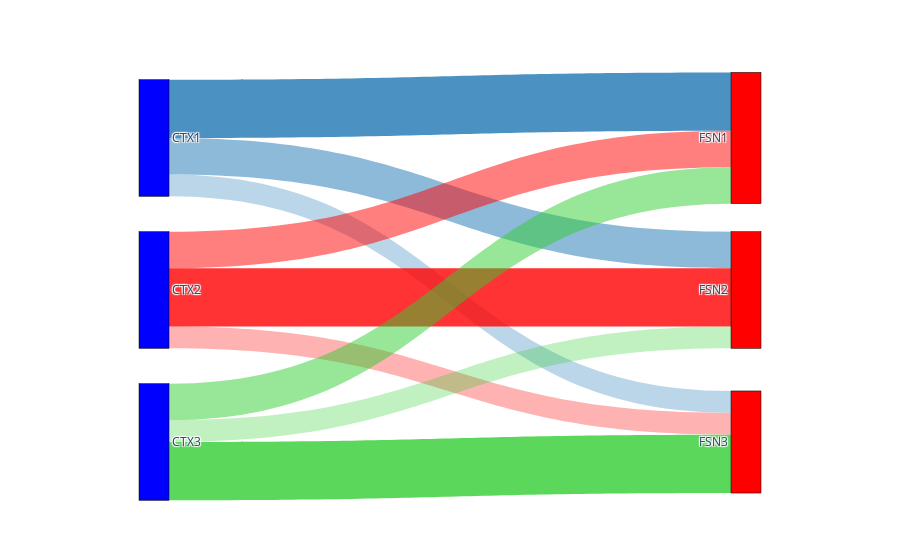

The cell this chart's notebook holds for it:
### Code cell
import plotly.graph_objects as go

labels = ["CTX1", "CTX2", "CTX3", "FSN1", "FSN2", "FSN3"]

# CTX 그룹 → FSN 연결
source = [
    0, 0, 0,   # CTX1 → FSN1, FSN2, FSN3
    1, 1, 1,   # CTX2 → FSN2, FSN1, FSN3
    2, 2, 2    # CTX3 → FSN3, FSN1, FSN2
]

target = [
    3, 4, 5,   # CTX1 → FSN1, FSN2, FSN3
    4, 3, 5,   # CTX2 → FSN2, FSN1, FSN3
    5, 3, 4    # CTX3 → FSN3, FSN1, FSN2
]

value = [
    8, 5, 3,   # CTX1: FSN1 (높은), FSN2 (중간), FSN3 (낮음)
    8, 5, 3,   # CTX2: FSN2 (높은), FSN1 (중간), FSN3 (낮음)
    8, 5, 3    # CTX3: FSN3 (높은), FSN1 (중간), FSN2 (낮음)
]

fig = go.Figure(go.Sankey(
    node=dict(
        pad=15,
        thickness=30,
        line=dict(color="black", width=0.5),
        label=labels,
        color=["blue", "blue", "blue", "red", "red", "red"],  # CTX 그룹과 FSN 그룹
        x=[0.1, 0.1, 0.1, 0.9, 0.9, 0.9],  # CTX는 왼쪽, FSN은 오른쪽
        y=[0.1, 0.5, 0.9, 0.1, 0.5, 0.9],  # CTX1, 2, 3 각각 수직 위치 다르게
    ),
    link=dict(
        source=source,
        target=target,
        value=value,
        color=["rgba(31, 119, 180, 0.8)", "rgba(31, 119, 180, 0.5)", "rgba(31, 119, 180, 0.3)",
               "rgba(255, 0, 0, 0.8)", "rgba(255, 0, 0, 0.5)", "rgba(255, 0, 0, 0.3)",
               "rgba(50, 205, 50, 0.8)", "rgba(50, 205, 50, 0.5)", "rgba(50, 205, 50, 0.3)"]
    )
))

fig.show()

### Figure 1 — Plotly figure (JSON) as saved in the notebook; plotly's stock layout.template omitted (floating-point values rounded to 4 significant figures)
{"data": [{"link": {"color": ["rgba(31, 119, 180, 0.8)", "rgba(31, 119, 180, 0.5)", "rgba(31, 119, 180, 0.3)", "rgba(255, 0, 0, 0.8)", "rgba(255, 0, 0, 0.5)", "rgba(255, 0, 0, 0.3)", "rgba(50, 205, 50, 0.8)", "rgba(50, 205, 50, 0.5)", "rgba(50, 205, 50, 0.3)"], "source": [0, 0, 0, 1, 1, 1, 2, 2, 2], "target": [3, 4, 5, 4, 3, 5, 5, 3, 4], "value": [8, 5, 3, 8, 5, 3, 8, 5, 3]}, "node": {"color": ["blue", "blue", "blue", "red", "red", "red"], "label": ["CTX1", "CTX2", "CTX3", "FSN1", "FSN2", "FSN3"], "line": {"color": "black", "width": 0.5}, "pad": 15, "thickness": 30, "x": [0.1, 0.1, 0.1, 0.9, 0.9, 0.9], "y": [0.1, 0.5, 0.9, 0.1, 0.5, 0.9]}, "type": "sankey"}], "layout": {}}
